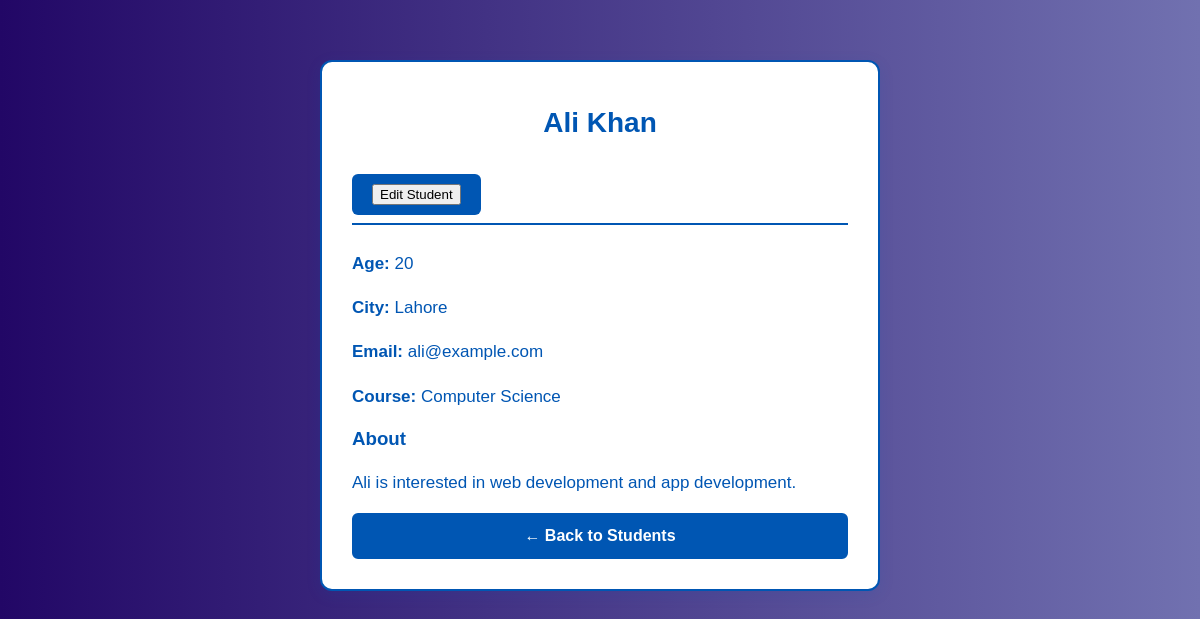
Screenshot of /student/1 with the database file from the repository.
### tables this page shows
CREATE TABLE students (
                    id INTEGER PRIMARY KEY AUTOINCREMENT,
                    name TEXT NOT NULL,
                    age INTEGER NOT NULL,
                    city TEXT NOT NULL,
                    email TEXT NOT NULL,
                    course TEXT NOT NULL,
                    bio TEXT NOT NULL
                );

### main.py (the view)
@app.get("/student/{student_id}")
def student_details(request: Request, student_id: int):
    with closing(sqlite3.connect(DATABASE)) as conn:
        conn.row_factory = sqlite3.Row
        row = conn.execute(
            "SELECT * FROM students WHERE id = ?",
            (student_id,)
        ).fetchone()
        student = dict(row) if row else None
    if student is None:
        raise HTTPException(
            status_code=status.HTTP_404_NOT_FOUND,
            detail="Student not found"
        )
    return templates.TemplateResponse(
        request=request,
        name="student.html",
        context={
            "request": request,
            "student": student
        }
    )

### templates/student.html (shortened to what this page needs)
<!DOCTYPE html>
<html lang="en">
<head>
    <link rel="stylesheet" href="{{ url_for('static', path='style.css') }}">
</head>
<body>
    <div class="container">
        <div class="profile-card">
            <h1>{{ student.name }}</h1>
        <a href="/edit-student/{{ student.id }}" class="edit-button">
            <button type="button"> Edit Student </button>
        </a>
            <hr>
            <p>
                <strong>Age:</strong>
                {{ student.age }}
            </p>
            <p>
                <strong>City:</strong>
                {{ student.city }}
            </p>
            <p>
                <strong>Email:</strong>
                {{ student.email }}
            </p>
            <p>
                <strong>Course:</strong>
                {{ student.course }}
            </p>
            <h3>About</h3>
            <p>
                {{ student.bio }}
            </p>
            <a class="back-button" href="/">
                ← Back to Students
            </a>
        </div>
    </div>
</body>
</html>

### static/style.css (style rules this page uses)
* { box-sizing: border-box; }
body { margin: 0; font-family: Arial, sans-serif; background : linear-gradient(to right, rgb(34, 7, 102),rgb(113, 113, 176)); color: #333; }
.container { width: 90%; max-width: 900px; margin: 50px auto; color:#0056b3 }
h1 { text-align: center; color: #0056b3; background-color: white; padding: 15px; border-radius: 10px; }
.profile-card { max-width: 600px; margin: auto; background-color: white; padding: 30px; border-radius: 12px; box-shadow: 0 3px 15px rgba(0, 0, 0, 0.1); }
.profile-card h1 { text-align: left; }
.profile-card p { font-size: 17px; line-height: 1.6; }
.back-button { display: inline-block; margin-top: 20px; padding: 10px 15px; background-color: #007bff; color: white; text-decoration: none; border-radius: 6px; }
.container { width: 100%; max-width: 600px; margin: 40px auto; padding: 20px; box-sizing: border-box; }
.profile-card { background-color: #FFFFFF; border: 2px solid #0056b3; border-radius: 12px; padding: 30px; box-sizing: border-box; box-shadow: 0 4px 15px rgba(0, 86, 179, 0.12); }
.profile-card h1 { color: #0056b3; font-size: 28px; text-align: center; margin: 0 0 20px; }
.profile-card hr { border: none; height: 2px; background-color: #0056b3; margin-bottom: 25px; }
.profile-card .back-button { display: block; width: 100%; padding: 12px 16px; margin-top: 15px; border: 2px solid #0056b3; border-radius: 6px; background-color: #0056b3; color: #FFFFFF; font-size: 16px; font-weight: 600; text-align: center; text-decoration: none; cursor: pointer; box-sizing: border-box; transition: background-color 0.2s, color 0.2s; }
.edit-button { display: inline-block; background-color: #0056b3; color: #FFFFFF; padding: 10px 20px; border: none; border-radius: 6px; text-decoration: none; font-size: 16px; font-weight: bold; cursor: pointer; transition: background-color 0.3s ease; }

### rows the page displays
students: name "Ali Khan", age "20", city "Lahore", email "ali@example.com", course "Computer Science", bio "Ali is interested in web development and app development."
